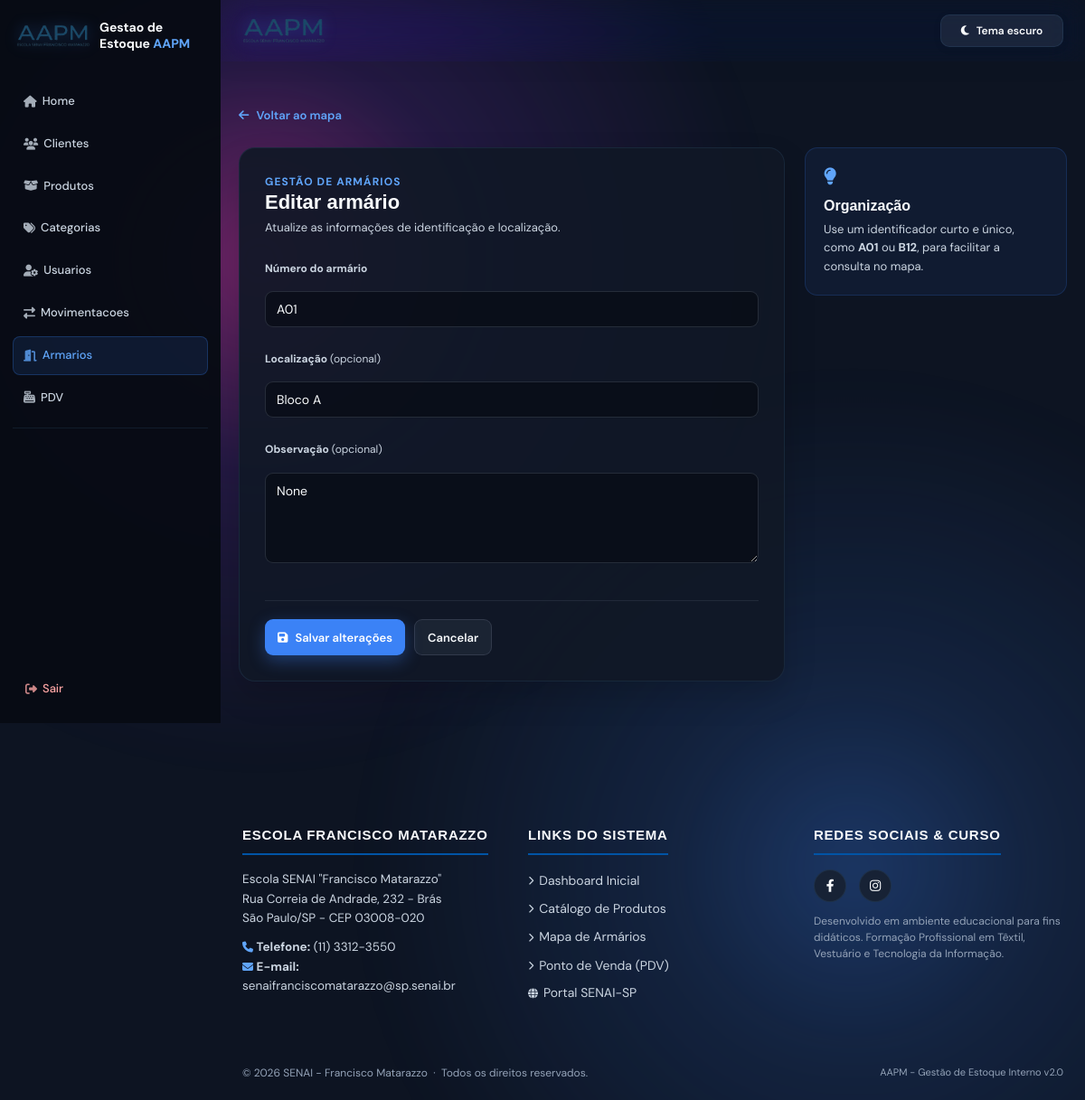
The page /armarios/1/editar (signed in) on the database its author committed.
### app/models/armario.py (models this page shows, shortened)
class Armario(Base):
    __tablename__ = "armarios"
    __table_args__ = (
        UniqueConstraint('numero', 'localizacao', name='uix_numero_localizacao'),
    )
    id     = Column(Integer, primary_key=True, index=True)
    numero = Column(String(20), nullable=False)
    localizacao = Column(String(100), nullable=True)
    status = Column(
        Enum(StatusArmario),
        nullable=False,
        default=StatusArmario.DISPONIVEL
    )
    locatario_nome = Column(String(150), nullable=True)
    nome_curso = Column(String(100), nullable=True)
    turma = Column(String(50), nullable=True)
    email = Column(String(120), nullable=True)
    observacao = Column(String(255), nullable=True)
    ativo = Column(Boolean, default=True)
    alugado_em     = Column(DateTime, nullable=True)
    criado_em      = Column(DateTime, server_default=func.now())
    atualizado_em  = Column(DateTime, server_default=func.now(), onupdate=func.now())

### app/controllers/armario_controller.py (the view)
@router.get("/{armario_id}/editar")
def form_editar_armario(
    armario_id: int,
    request: Request,
    db: Session = Depends(get_db),
    admin = Depends(get_admin)
):
    editando = db.query(Armario).filter(Armario.id == armario_id).first()
    if not editando:
        return RedirectResponse(url="/armarios", status_code=302)
    return templates.TemplateResponse(
        request,
        "armarios/form.html",
        {
            "request":  request,
            "usuario":  admin,
            "editando": editando,
        }
    )

### app/templates/armarios/form.html (shortened to what this page needs)
{% extends "base.html" %}
{% block head %}
<link rel="stylesheet" href="/static/css/armarios_form.css">
<link rel="stylesheet" href="/static/css/armarios.css">
{% endblock %}
{% block content %}
<section class="armarios-page">
    <a href="/armarios" class="button-link"><i class="fas fa-arrow-left"></i> Voltar ao mapa</a>
    <div class="form-layout armarios_form-inline-fb3bd801c6">
        <div class="form-card">
            <p class="page-eyebrow">Gestão de armários</p>
            <h2>{{ "Editar armário" if editando else "Novo armário" }}</h2>
            <p class="form-help">{{ "Atualize as informações de identificação e localização." if editando else "Cadastre
                um novo armário para disponibilizá-lo no mapa." }}</p>
            <form action="{{ '/armarios/' + editando.id|string + '/editar' if editando else '/armarios/novo' }}"
                method="post" data-confirm-message="{{ 'Confirma as alteracoes deste armario?' if editando else 'Confirma o cadastro deste armario?' }}">
                <div class="field">
                    <label for="numero">Número do armário</label>
                    <input id="numero" type="text" name="numero" placeholder="Ex.: A01, B12, 42"
                        value="{{ editando.numero if editando else (valores.numero if valores else '') }}" required
                        autofocus>
                </div>
                <div class="field">
                    <label for="localizacao">Localização <span class="armarios_form-inline-7e3a94476f">(opcional)</span></label>
                    <input id="localizacao" type="text" name="localizacao" placeholder="Ex.: Bloco A - Térreo"
                        value="{{ editando.localizacao if editando else (valores.localizacao if valores else '') }}">
                </div>
                <div class="field">
                    <label for="observacao">Observação <span class="armarios_form-inline-7e3a94476f">(opcional)</span></label>
                    <textarea id="observacao" name="observacao" maxlength="255"
                        placeholder="Informação adicional sobre o armário">{{ editando.observacao if editando else (valores.observacao if valores else '') }}</textarea>
                </div>
                <div class="form-actions">
                    <button type="submit" class="button"><i class="fas fa-floppy-disk"></i> {{ "Salvar alterações" if
                        editando else "Cadastrar armário" }}</button>
                    <a href="/armarios" class="button-secondary">Cancelar</a>
                </div>
            </form>
        </div>
        <aside class="info-panel">
            <i class="fas fa-lightbulb"></i>
            <h3>Organização</h3>
            <p>Use um identificador curto e único, como <strong>A01</strong> ou <strong>B12</strong>, para facilitar a
                consulta no mapa.</p>
        </aside>
    </div>
</section>
{% endblock %}

### app/static/style.css (style rules this page uses)
:root { --bg-base: #dfeaf7; --bg-base-2: #eef5ff; --orb-1: rgba(59, 130, 246, 0.18); --orb-2: rgba(147, 197, 253, 0.16); --orb-3: rgba(168, 85, 247, 0.10); --grid: rgba(37, 99, 235, 0.06); --bg-panel: rgba(15, 23, 42, 0.72); --bg-panel-strong: rgba(17, 24, 39, 0.92); --bg-soft: rgba(255, 255, 255, 0.04); --border: rgba(148, 163, 184, 0.18); --text: #e2e8f0; --text-muted: #94a3b8; --primary: #3b82f6; --primary-2: #60a5fa; --purple: #8b5cf6; --success: #10b981; --shadow: rgba(15, 23, 42, 0.4); }
html { scroll-behavior: smooth; }
body { position: relative; min-height: 100vh; background: linear-gradient(120deg, #1d0d5c 0%, #2f0d77 18%, #5a0c6f 42%, #1d4de0 72%, #120d2d 100%); background-size: 180% 180%; animation: bgFlow 18s ease-in-out infinite alternate; overflow-x: hidden; }
body::before, body::after { content: ""; position: fixed; inset: auto; pointer-events: none; z-index: 0; }
body::before { width: 72rem; height: 72rem; left: -18rem; top: -18rem; border-radius: 50%; background: radial-gradient(circle, rgba(255, 60, 200, 0.42) 0%, rgba(147, 51, 234, 0.16) 28%, transparent 68%); filter: blur(24px); animation: driftGlow 18s ease-in-out infinite alternate; }
body::after { width: 68rem; height: 68rem; right: -18rem; bottom: -18rem; border-radius: 50%; background: radial-gradient(circle, rgba(59, 130, 246, 0.32) 0%, rgba(59, 130, 246, 0.14) 26%, transparent 70%); filter: blur(28px); animation: driftGlowTwo 20s ease-in-out infinite alternate; }
body .app-shell, body main, body header, body footer, body section, body article, body aside, body nav { background: transparent; }
main, header, footer, section, article, nav, aside { position: relative; z-index: 1; }
button, .btn, .btn-card, .btn-theme-toggle, input, select, textarea { transition: all 0.25s ease; }
button, .btn, .btn-card, .btn-theme-toggle { border-radius: 14px; border: 1px solid transparent; cursor: pointer; box-shadow: 0 8px 18px rgba(15, 23, 42, 0.08); }

### app/static/css/armarios_form.css (style rules this page uses)
.armarios_form-inline-fb3bd801c6 { margin-top: 18px !important; }
.armarios_form-inline-7e3a94476f { font-weight:400 !important; }

### app/static/css/base.css (style rules this page uses)
:root { --bg-base: #0d1422; --bg-surface: #121c2d; --bg-card: #172235; --bg-card-hover: #1d2a40; --border: rgba(99, 179, 237, 0.1); --border-hover: rgba(99, 179, 237, 0.28); --accent: #3b82f6; --accent-glow: rgba(59, 130, 246, 0.35); --accent-light: #60a5fa; --secondary-bg: rgba(148, 163, 184, 0.12); --secondary-text: #e2e8f0; --red: #ef4444; --red-glow: rgba(239, 68, 68, 0.3); --text-primary: #f8fafc; --text-secondary: #cbd5e1; --text-muted: #94a3b8; --header-h: 68px; --radius: 12px; --radius-lg: 18px; --transition: 0.22s cubic-bezier(0.4, 0, 0.2, 1); --senai-blue: #0054a6; --senai-yellow: #ffcb05; }
*, *::before, *::after { margin: 0; padding: 0; box-sizing: border-box; }
html { scroll-behavior: smooth; max-width: 100%; overflow-x: hidden; }
body { font-family: 'DM Sans', sans-serif; background-color: var(--bg-base); background-image: none; background-size: auto; color: var(--text-primary); line-height: 1.6; min-height: 100vh; display: flex; flex-direction: column; width: 100%; max-width: 100%; overflow-x: hidden; }
main>* { min-width: 0; max-width: 100%; }
button, .btn { font-family: 'DM Sans', sans-serif; background: var(--accent); color: #ffffff; padding: 10px 22px; border: 1px solid transparent; border-radius: 10px; cursor: pointer; font-weight: 600; font-size: 14px; transition: all var(--transition); position: relative; overflow: hidden; display: inline-flex; align-items: center; justify-content: center; gap: 8px; text-decoration: none; box-shadow: 0 8px 18px rgba(15, 23, 42, 0.08); }
input, textarea, select { width: 100%; padding: 10px 14px; margin: 8px 0; background: var(--bg-card); border: 1px solid var(--border); border-radius: 8px; color: var(--text-primary); font-family: 'DM Sans', sans-serif; font-size: 14px; transition: border-color var(--transition), box-shadow var(--transition); outline: none; }
main>* { animation: fadeUp 0.4s ease both; }
body.has-sidebar { padding-left: 244px; }
:root { --scrollbar-track: #0d1320; --scrollbar-thumb: #3b82f6; --scrollbar-thumb-hover: #60a5fa; }
*, *::before, *::after { scrollbar-color: var(--scrollbar-thumb) var(--scrollbar-track); scrollbar-width: thin; }

### rows shown on the page
Armario: numero "A01", localizacao "Bloco A", observacao "None"

### other values the page prints
{{ "Editar armário" if editando else "Novo armário" }} "Editar armário"
